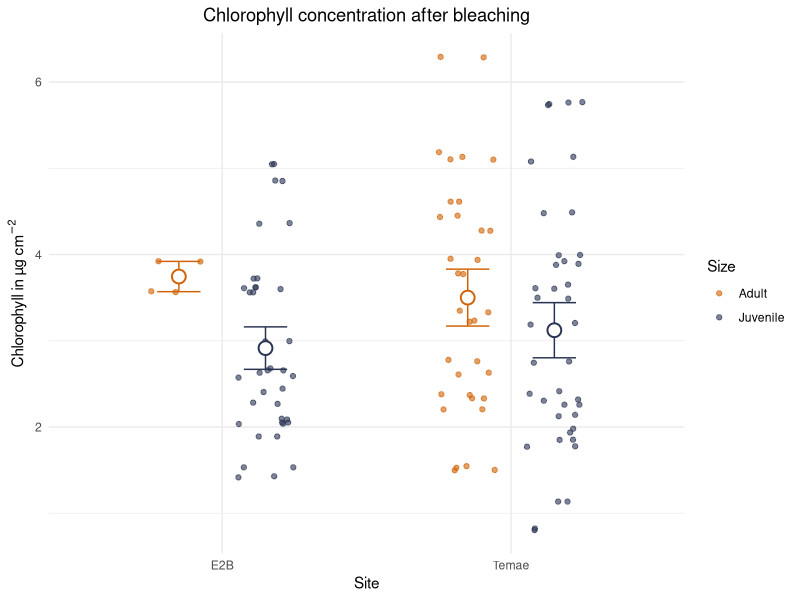
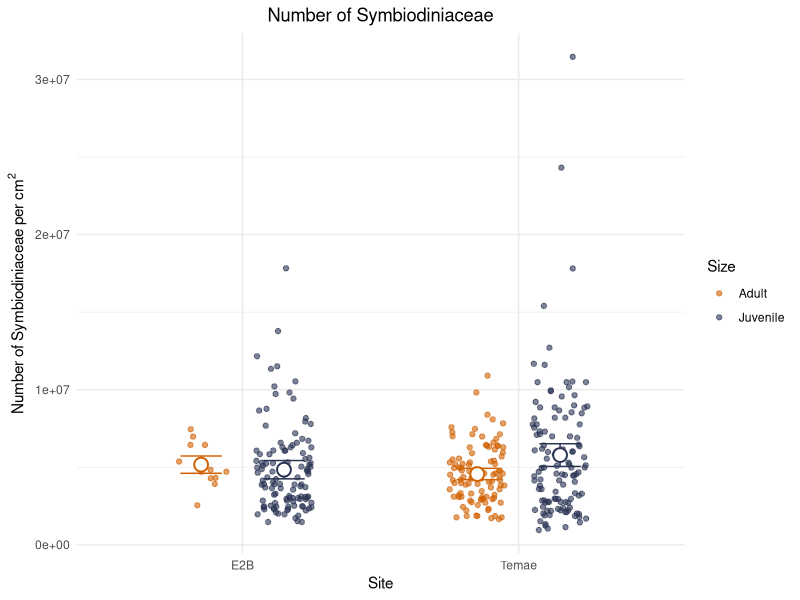

R code for these plots, in order:
## ---- chunk 1
library(here)
library(tidyverse)
## ---- chunk 2
dat_chl_after <-read.csv(here("data/dat_chl_after.csv"))

dat_counts_after <- read.csv(here("data/dat_counts_after.csv"))
## ---- chunk 3
dat_chl_afterS <- dat_chl_after %>% 
  group_by(site, size, sample_id) %>% 
  summarise(mean_chl_tot_per_cm2_colony = mean(chl_tot_per_cm2)) %>% 
  group_by(site, size) %>% 
  summarise(mean_chl_tot_per_cm2 = mean(mean_chl_tot_per_cm2_colony),
            n = n(),
            sd = sd(mean_chl_tot_per_cm2_colony),
            se = sd / sqrt(n)
  )
## ---- chunk 4
dat_counts_afterS <- dat_counts_after %>% 
   group_by(site, size, sample_id) %>% 
   summarise(mean_count_per_cm2_colony = mean(count_per_cm2)) %>% 
  group_by(site, size) %>%    summarise(mean_count_per_cm2 = mean(mean_count_per_cm2_colony),
           n = n(),
           sd = sd(mean_count_per_cm2_colony),
           se = sd / sqrt(n)
)
## ---- chunk 5

col_size <- c("Adult" = "#D16103",
              "Juvenile" = "#293352")

dat_chl_after %>% 
  ggplot(aes(x = site, col = size,))+
  geom_point(aes( y = chl_tot_per_cm2), 
             position = position_jitterdodge(jitter.width = .2, 
                                             dodge.width = .6),
             alpha = .6)+
  geom_errorbar(data = dat_chl_afterS, 
                aes(x = site,
                    ymin = mean_chl_tot_per_cm2 - se,
                    ymax = mean_chl_tot_per_cm2 + se),
                position = position_dodge(width = .6),
                width = .3,
                show.legend = F)+
  geom_point(data = dat_chl_afterS, 
             aes(x = site, 
                 y = mean_chl_tot_per_cm2), 
             size = 4,
             position = position_dodge(width = .6), 
             shape = 21, 
             fill = "white", 
             stroke = 1, 
             show.legend = F)+
  labs(x = "Site", 
       y = expression("Chlorophyll in µg"~cm^-2), 
       title = "Chlorophyll concentration after bleaching")+
  scale_colour_manual(values = col_size, name = "Size")+
  theme_minimal()+
  theme(plot.title = element_text(hjust = 0.5))

## ---- chunk 6
dat_counts_afterS <- dat_counts_after %>% 
   group_by(site, size, sample_id) %>% 
   summarise(mean_count_per_cm2_colony = mean(count_per_cm2)) %>% 
  group_by(site, size) %>%    summarise(mean_count_per_cm2 = mean(mean_count_per_cm2_colony),
           n = n(),
           sd = sd(mean_count_per_cm2_colony),
           se = sd / sqrt(n)
)
## ---- chunk 7

plot_symcount_after <- dat_counts_after %>% 
  ggplot(aes(x = site, col = size,))+
  geom_point(aes( y = count_per_cm2), 
             position = position_jitterdodge(jitter.width = .2, 
                                             dodge.width = .6),
             alpha = .6)+
  geom_errorbar(data = dat_counts_afterS, 
                aes(x = site,
                  ymin = mean_count_per_cm2 - se,
                  ymax = mean_count_per_cm2 + se),
                position = position_dodge(width = .6),
                width = .3,
                show.legend = F)+
  geom_point(data = dat_counts_afterS, 
             aes(x = site, 
                 y = mean_count_per_cm2), 
             size = 4,
             position = position_dodge(width = .6), 
             shape = 21, 
             fill = "white", 
             stroke = 1, 
             show.legend = F)+
  labs(x = "Site", 
       y = expression("Number of Symbiodiniaceae per"~cm^2), 
       title = "Number of Symbiodiniaceae")+
  scale_colour_manual(values = col_size, name = "Size")+
  theme_minimal()+
  theme(plot.title = element_text(hjust = 0.5))
plot_symcount_after
## ---- chunk 8

dat_chl_after_persample <- dat_chl_after %>% 
  group_by(sample_id) %>% 
  summarise(chl_tot_per_cm2 = mean(chl_tot_per_cm2))
  

dat_counts_after_persample <- dat_counts_after %>% 
  group_by(sample_id) %>% 
  summarise(count_per_cm2 = mean(count_per_cm2))


#combine

dat_chl_count_after <- left_join(dat_chl_after_persample,
                                 dat_counts_after_persample,
                                 by = "sample_id")


dat_chl_count_after <- dat_chl_count_after %>% 
  mutate(chl_per_sym = chl_tot_per_cm2 / count_per_cm2)
